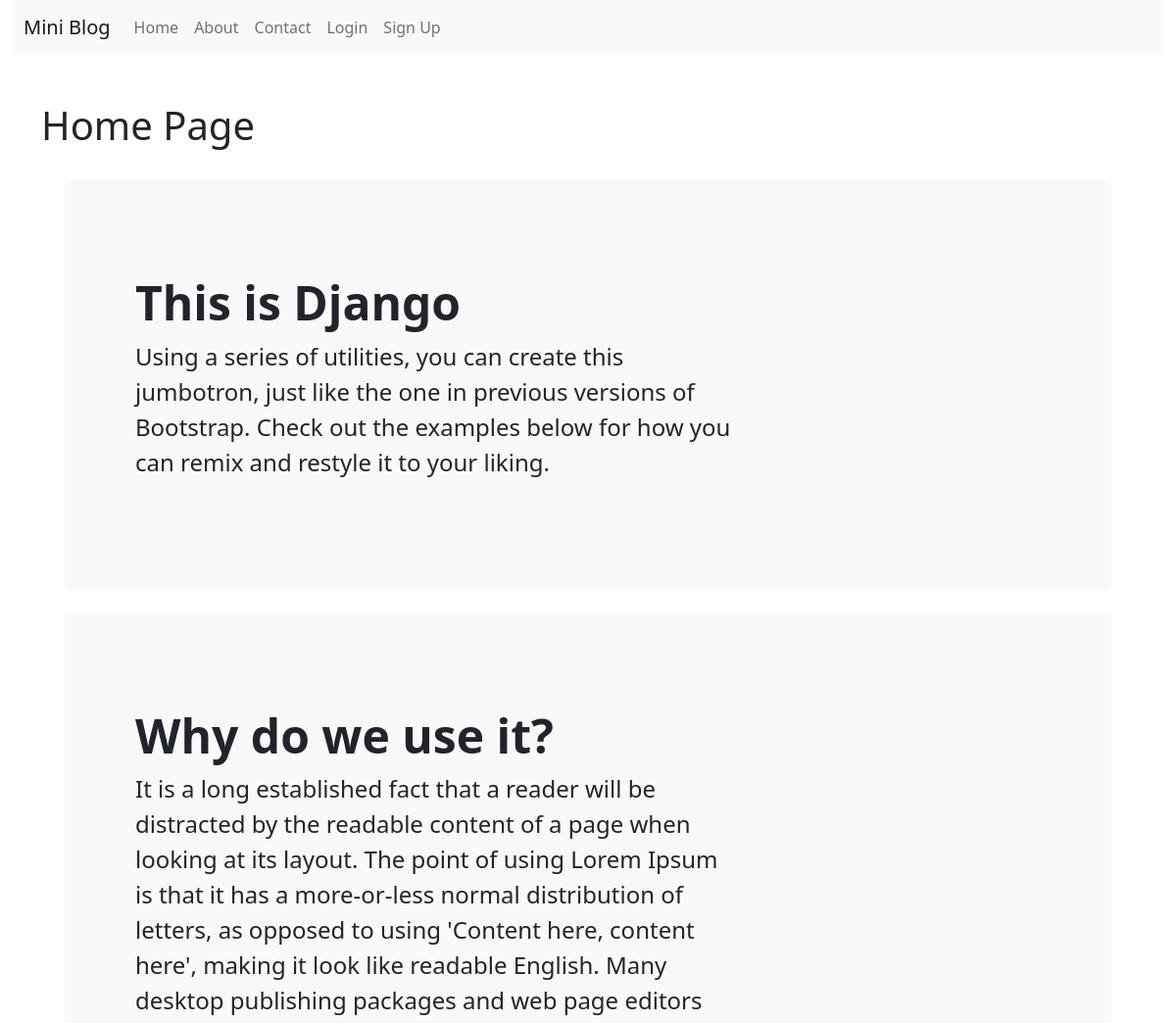
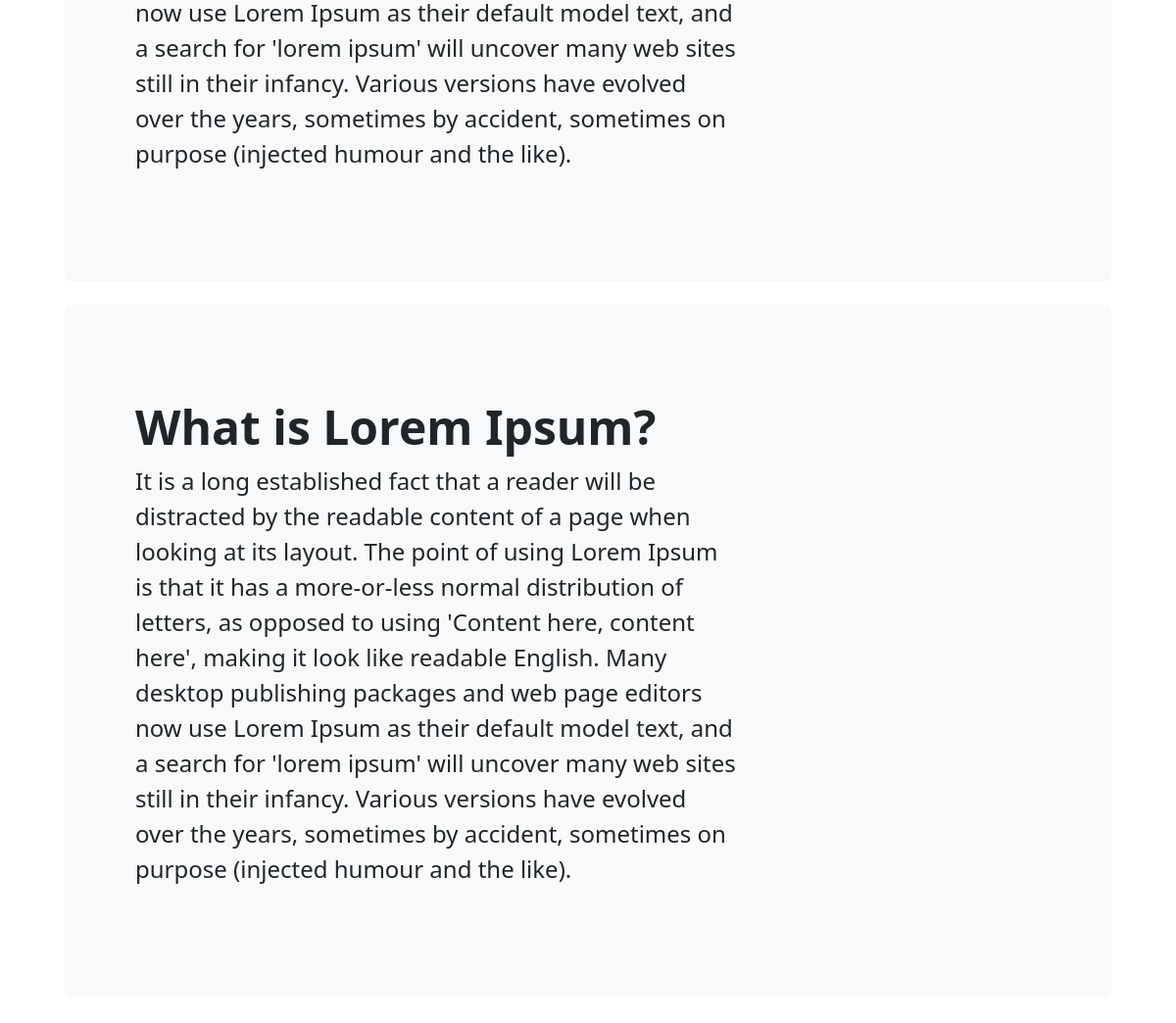
The page / on the database its author committed (2 pictures, top to bottom).
### blog/models.py (models this page shows, shortened)
class Post(models.Model):
    title = models.CharField(max_length=70)
    desc = models.TextField()

### blog/views.py (the view)
# urls.py: path('', views.home, name='home'),
def home(request):
    post = Post.objects.all()
    return render(request, 'blog/home.html', {'post': post})

### blog/templates/blog/home.html
{% extends 'blog/base.html' %}
{% block content %}
<div class="col-md-12">
    <h1>Home Page</h1>
    <main>
        <div class="container py-4">
          {% for pst in post %}
          <div class="p-5 mb-4 bg-light rounded-3">
            <div class="container-fluid py-5">
              <h1 class="display-5 fw-bold">{{pst.title}}</h1>
              <p class="col-md-8 fs-4">{{pst.desc}}</p>
            </div>
          </div>
          {% endfor %}
        </div>
      </main>
</div>
{% endblock content %}

### rows shown on the page
Post: title "This is Django", desc "Using a series of utilities, you can create this jumbotron, just like the one in previous versions of Bootstrap. Check out the examples below for how you can remix and restyle it to your liking."
Post: title "Why do we use it?", desc "It is a long established fact that a reader will be distracted by the readable content of a page when looking at its layout. The point of using Lorem Ipsum is that it has a more-or-less normal distribution of letters, as opposed to using 'Content here, content here', making it look like readable English. Many desktop publishing packages and web page editors now use Lorem Ipsum as their default model text, and a search for 'lorem ipsum' will uncover many web sites still in their infancy. Various versions have evolved over the years, sometimes by accident, sometimes on purpose (injected humour and the like)."
Post: title "What is Lorem Ipsum?", desc "It is a long established fact that a reader will be distracted by the readable content of a page when looking at its layout. The point of using Lorem Ipsum is that it has a more-or-less normal distribution of letters, as opposed to using 'Content here, content here', making it look like readable English. Many desktop publishing packages and web page editors now use Lorem Ipsum as their default model text, and a search for 'lorem ipsum' will uncover many web sites still in their infancy. Various versions have evolved over the years, sometimes by accident, sometimes on purpose (injected humour and the like)."
